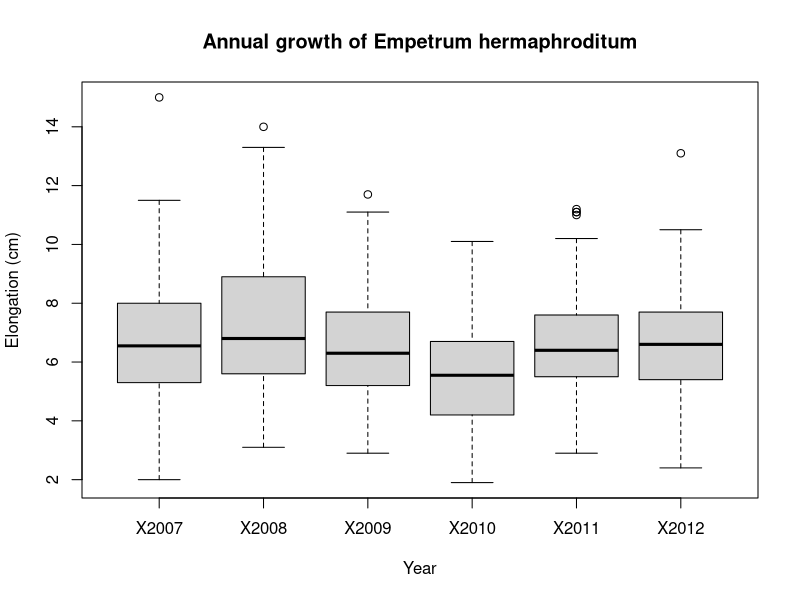

Reproduce this figure in R.
# Introduction to data manipulation in R
# Author: Elin Swank
# Date: 10/05/2023

# 1. SUBSET, EXTRACT, AND MODIFY DATA WITH R OPERATORS

# Set your working directory to where the folder is saved on your computer
setwd()
# it is already set in the R project folder/repo

# Load the elongation data
elongation <- read.csv("04_Data_manip_1/EmpetrumElongation.csv", header = TRUE)   

# Check import and preview data
head(elongation)   # first few observations
str(elongation)    # types of variables

# Let's get some information out of this object!
elongation$Indiv   # prints out all the ID codes in the dataset
length(unique(elongation$Indiv))   # returns the number of distinct shrubs in the data

# Here's how we get the value in the second row and fifth column
elongation[2,5]

# Here's how we get all the info for row number 6
elongation[6, ]

# And of course you can mix it all together!
elongation[6, ]$Indiv   # returns the value in the column Indiv for the sixth observation
# (much easier calling columns by their names than figuring out where they are!)

# Let's access the values for Individual number 603
elongation[elongation$Indiv == 603, ]


# Subsetting with one condition

elongation[elongation$Zone < 4, ]    # returns only the data for zones 2-3
elongation[elongation$Zone <= 4, ]   # returns only the data for zones 2-3-4


# This is completely equivalent to the last statement
elongation[!elongation$Zone >= 5, ]   # the ! means exclude


# Subsetting with two conditions
elongation[elongation$Zone == 2 | elongation$Zone == 7, ]    # returns only data for zones 2 and 7
elongation[elongation$Zone == 2 & elongation$Indiv %in% c(300:400), ]    # returns data for shrubs in zone 2 whose ID numbers are between 300 and 400

## CHANGING VARIABLE NAMES AND VALUES IN A DATA FRAME

# Let's create a working copy of our object
elong2 <- elongation

# Now suppose you want to change the name of a column: you can use the names() function
# Used on its own, it returns a vector of the names of the columns. Used on the left side of the assign arrow, it overwrites all or some of the names to value(s) of your choice.

names(elong2)                 # returns the names of the columns

names(elong2)[1] <- "zone"    # Changing Zone to zone: we call the 1st element of the names vector using brackets, and assign it a new value
names(elong2)[2] <- "ID"      # Changing Indiv to ID: we call the 2nd element and assign it the desired value

# Now suppose there's a mistake in the data, and the value 5.1 for individual 373 in year 2008 should really be 5.7

## - option 1: you can use row and column number
elong2[1,4] <- 5.7

## - option 2: you can use logical conditions for more control
elong2[elong2$ID == 373, ]$X2008 <- 5.7   # completely equivalent to option 1

## CREATING A FACTOR

# Let's check the classes
str(elong2)

# The zone column shows as integer data (whole numbers), but it's really a grouping factor (the zones could have been called A, B, C, etc.) Let's turn it into a factor:

elong2$zone <- as.factor(elong2$zone)        # converting and overwriting original class
str(elong2)                                  # now zone is a factor with 6 levels

## CHANGING A FACTOR'S LEVELS

levels(elong2$zone)  # shows the different factor levels

levels(elong2$zone) <- c("A", "B", "C", "D", "E", "F")   # you can overwrite the original levels with new names

# You must make sure that you have a vector the same length as the number of factors, and pay attention to the order in which they appear!

# 2. WHAT IS TIDY DATA AND HOW DO WE ACHIEVE IT

install.packages("tidyr")  # install the package
library(tidyr)             # load the package


elongation_long <- gather(elongation, Year, Length,                           # in this order: data frame, key, value
                          c(X2007, X2008, X2009, X2010, X2011, X2012))        # we need to specify which columns to gather

# Here we want the lengths (value) to be gathered by year (key)

# Let's reverse! spread() is the inverse function, allowing you to go from long to wide format
elongation_wide <- spread(elongation_long, Year, Length)

elongation_long2 <- gather(elongation, Year, Length, c(3:8))

boxplot(Length ~ Year, data = elongation_long,
        xlab = "Year", ylab = "Elongation (cm)",
        main = "Annual growth of Empetrum hermaphroditum")

# 3. EXPLORE THE MOST COMMON AND USEFUL FUNCTIONS OF dplyr

install.packages("dplyr")  # install the package
library(dplyr)              # load the package

# 3.a. rename() VARIABLES

elongation_long <- rename(elongation_long, zone = Zone, indiv = Indiv, year = Year, length = Length)     # changes the names of the columns (getting rid of capital letters) and overwriting our data frame

# As we saw earlier, the base R equivalent would have been
names(elongation_long) <- c("zone", "indiv", "year", "length")

# 3.b. filter() ROWS AND select() COLUMNS

# FILTER OBSERVATIONS

# Let's keep observations from zones 2 and 3 only, and from years 2009 to 2011

elong_subset <- filter(elongation_long, zone %in% c(2, 3), year %in% c("X2009", "X2010", "X2011")) # you can use multiple different conditions separated by commas

# For comparison, the base R equivalent would be (not assigned to an object here):
elongation_long[elongation_long$zone %in% c(2,3) & elongation_long$year %in% c("X2009", "X2010", "X2011"), ]
# NOTE: using %in% here to match a list of exact (character) values.

# SELECT COLUMNS

# Let's ditch the zone column just as an example

elong_no.zone <- dplyr::select(elongation_long, indiv, year, length)   # or alternatively
elong_no.zone <- dplyr::select(elongation_long, -zone) # the minus sign removes the column

# For comparison, the base R equivalent would be (not assigned to an object here):
elongation_long[ , -1]  # removes first column

# A nice hack! select() lets you rename and reorder columns on the fly
elong_no.zone <- dplyr::select(elongation_long, Year = year, Shrub.ID = indiv, Growth = length)

# Neat, uh?

# 3.c. mutate() YOUR DATASET BY CREATING NEW COLUMNS

# CREATE A NEW COLUMN

elong_total <- mutate(elongation, total.growth = X2007 + X2008 + X2009 + X2010 + X2011 + X2012)

# 3.d. groupby() CERTAIN FACTORS TO PERFORM OPERATIONS ON CHUNKS OF DATA

# GROUP DATA

elong_grouped <- group_by(elongation_long, indiv)   # grouping our dataset by individual

# 3.e. summarise() DATA WITH A RANGE OF SUMMARY STATISTICS

# SUMMARISING OUR DATA

summary1 <- summarise(elongation_long, total.growth = sum(length))
summary2 <- summarise(elong_grouped, total.growth = sum(length))

summary3 <- summarise(elong_grouped, total.growth = sum(length),
                      mean.growth = mean(length),
                      sd.growth = sd(length))

# 6. ..._join() DATASETS BASED ON SHARED ATTRIBUTES
